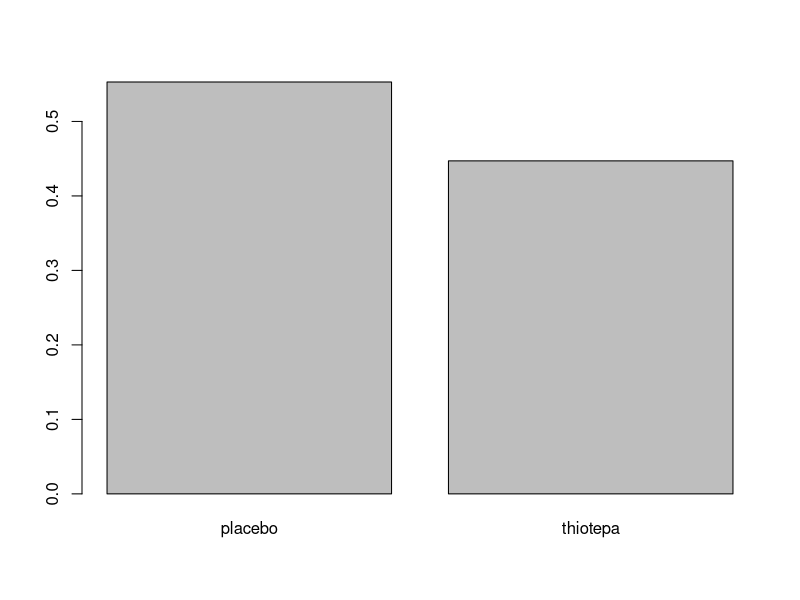
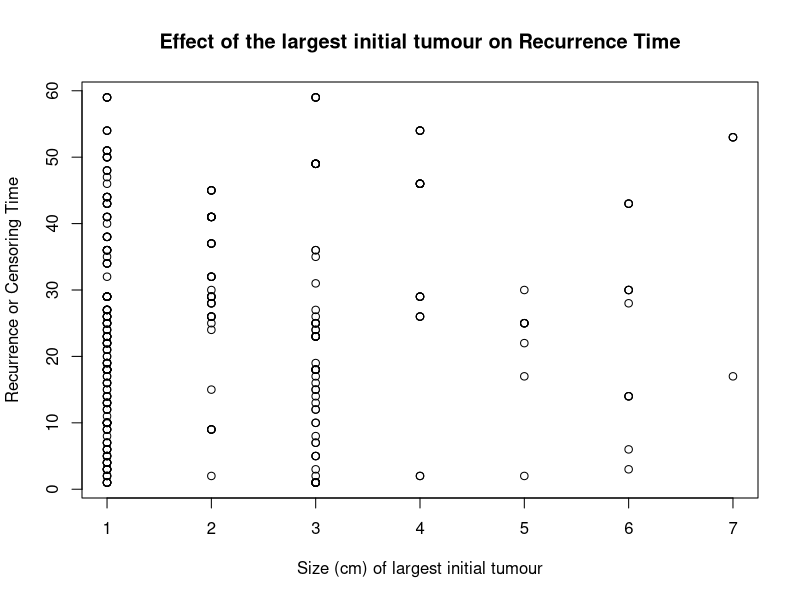
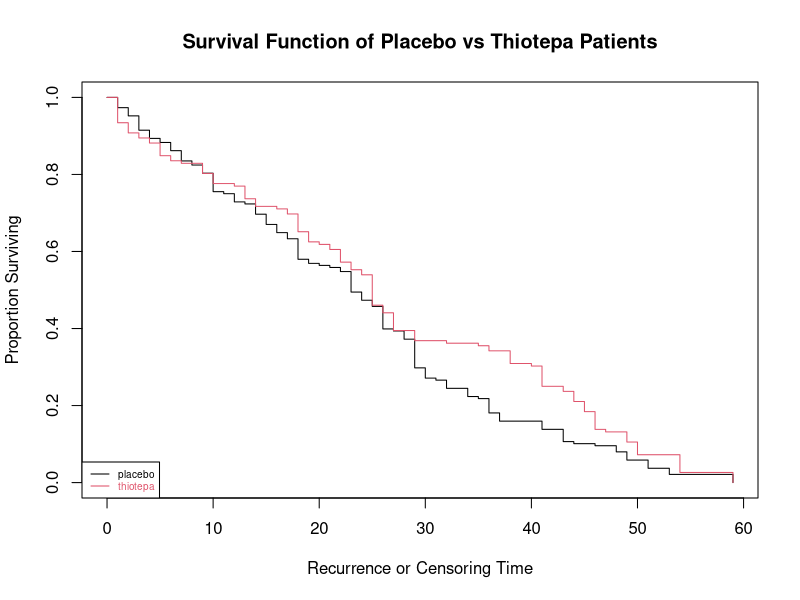
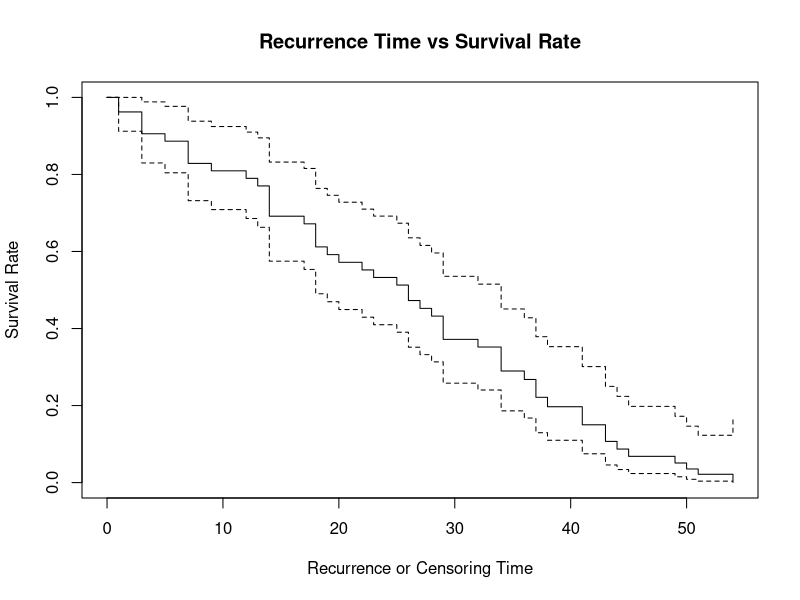
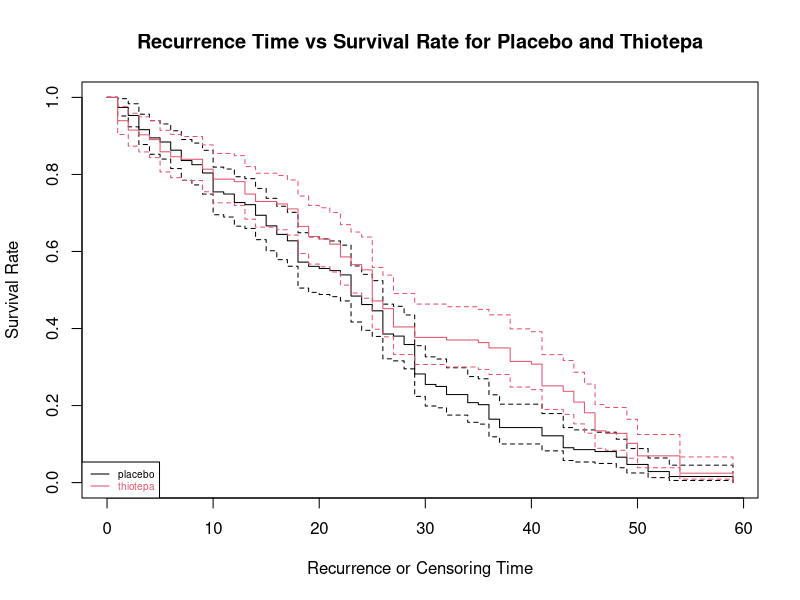
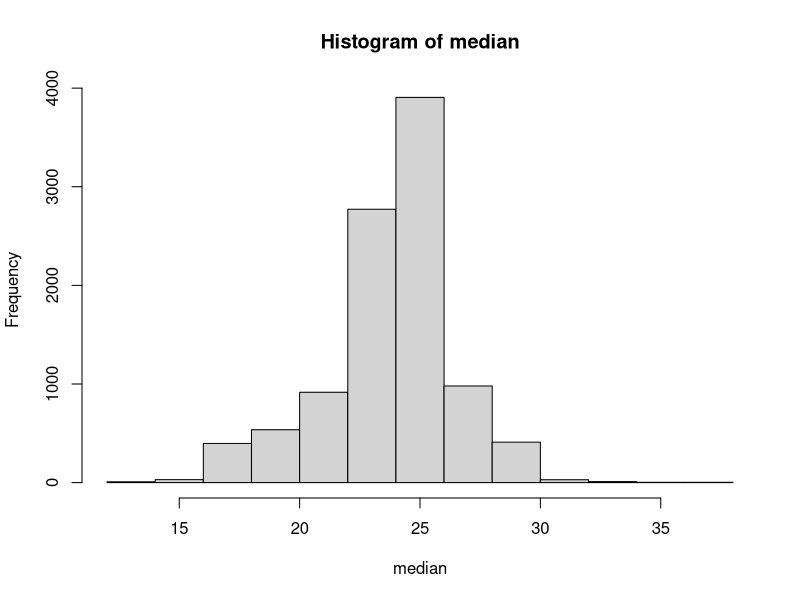
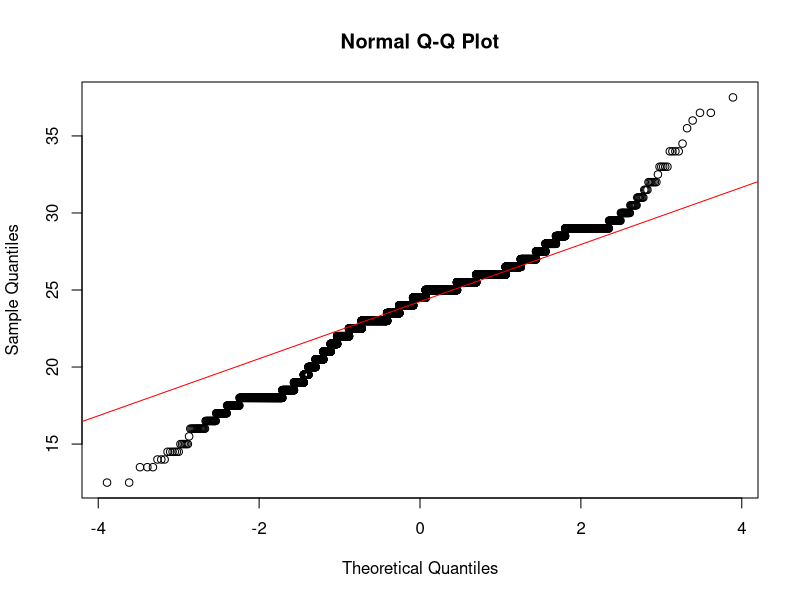
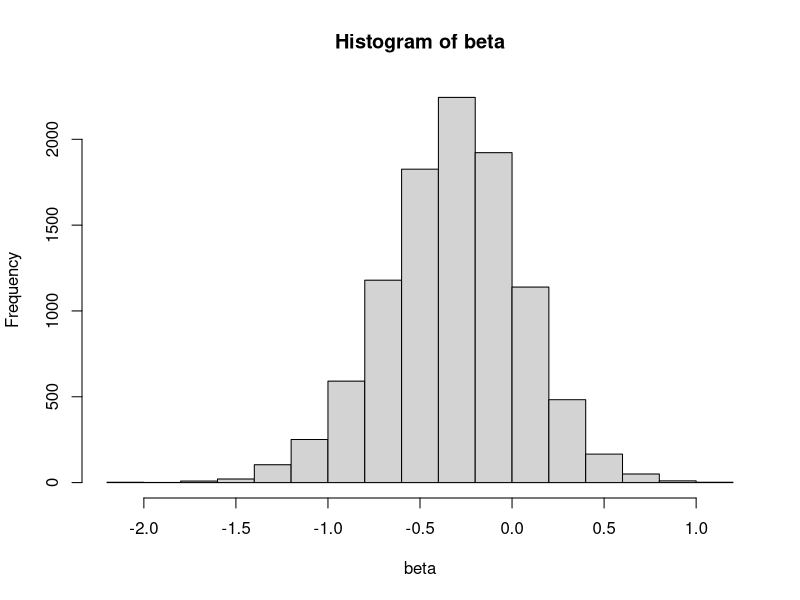

These charts were generated, in order, by the following R code:
rm(list=ls())

library(boot)
library(survival)
library(ggplot2)
library(survminer)
library(rlang)
library(km.ci)

data('bladder')
names=c('placebo','thiotepa')
barplot(prop.table(table(bladder$rx)), names.arg = names)

plot(bladder$size,bladder$stop,
     xlab='Size (cm) of largest initial tumour',
     ylab='Recurrence or Censoring Time',
     main='Effect of the largest initial tumour on Recurrence Time')


#i) Bootstrap
B = 10000
median <- c()
beta <- c()
for (n in 1:B) {
  #Sampling with replacement
    current_data = bladder[sample(nrow(bladder),50, replace = TRUE),]
  
    
  KM_fit <- survfit(Surv(stop) ~ 1, data = current_data)
  current_median <- unname(quantile(KM_fit,probs = 0.5, names = FALSE)$quantile)
  median <- c(median,current_median)
  #PH-Regression
  
  cox1 <- coxph(Surv(stop) ~ rx + number + size + enum, data = current_data)
  #cox1 is the regression formed by bootstrapping
  PHsummary <- summary(cox1)
  beta = c(beta,PHsummary$coefficients[1])
}

fit=survfit(Surv(stop)~ rx, data=bladder, conf.int=TRUE)
plot(fit,col=c(1:2), xlab="Recurrence or Censoring Time",
     ylab="Proportion Surviving",
     main="Survival Function of Placebo vs Thiotepa Patients")
legend("bottomleft", legend=names, cex=0.6, lty=1, col=1:2, text.col=1:2)


#Cox1 is build as the survival analysis
plot(survfit(cox1),xlab='Recurrence or Censoring Time',ylab='Survival Rate',
     conf.int=TRUE,
     main="Recurrence Time vs Survival Rate")

#Cox 2 model is used to split the data into two for analysis and will result in 
#two survival curves
cox2 = coxph(Surv(stop) ~ strata(rx) + number + size + enum, data = bladder)
summary(cox2)
plot(survfit(cox2), xlab='Recurrence or Censoring Time', 
     ylab='Survival Rate', 
     conf.int=TRUE, 
     col=1:2,
     main="Recurrence Time vs Survival Rate for Placebo and Thiotepa")
legend("bottomleft", legend=names, cex=0.6, lty=1, col=1:2, text.col=1:2)

cox.zph(cox1)
cox.zph(cox2)


#median of km
res.km <- survfit(Surv(stop) ~ 1, data = bladder)
kmCI <- km.ci(res.km, conf.level=0.9,tl=NA, tu=NA, method="rothman")
kmCI

res.ph <- coxph(Surv(stop) ~ rx, data = bladder)
summary(res.ph, conf.int=0.9)
beta_lower <- summary(res.ph, conf.int=0.9)$conf.int[3]
beta_higher <- summary(res.ph, conf.int=0.9)$conf.int[4]
beta_lower <- log(beta_lower)
beta_higher <- log(beta_higher)

#Median Analysis
#histogram
hist(median)
#normality
goftest::ad.test(median)
qqnorm(median)
qqline(median, col = "red")

#Beta Analysis
#histogram
hist(beta)
#normality
goftest::ad.test(beta)
qqnorm(beta)
qqline(beta, col = "red")
